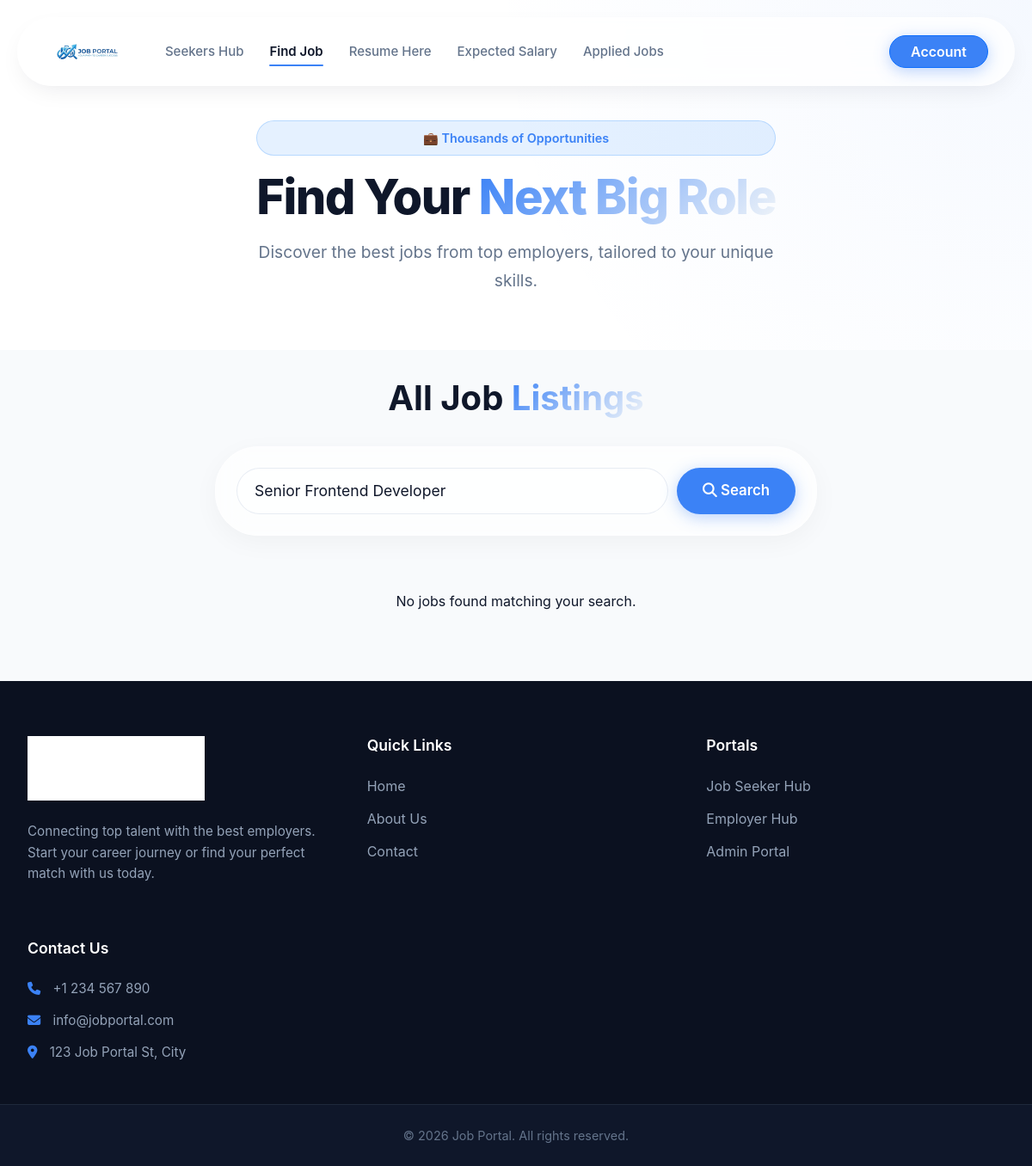
Page /jobseeker/joblist.php?title=Senior Frontend Developer on the earlier database version.
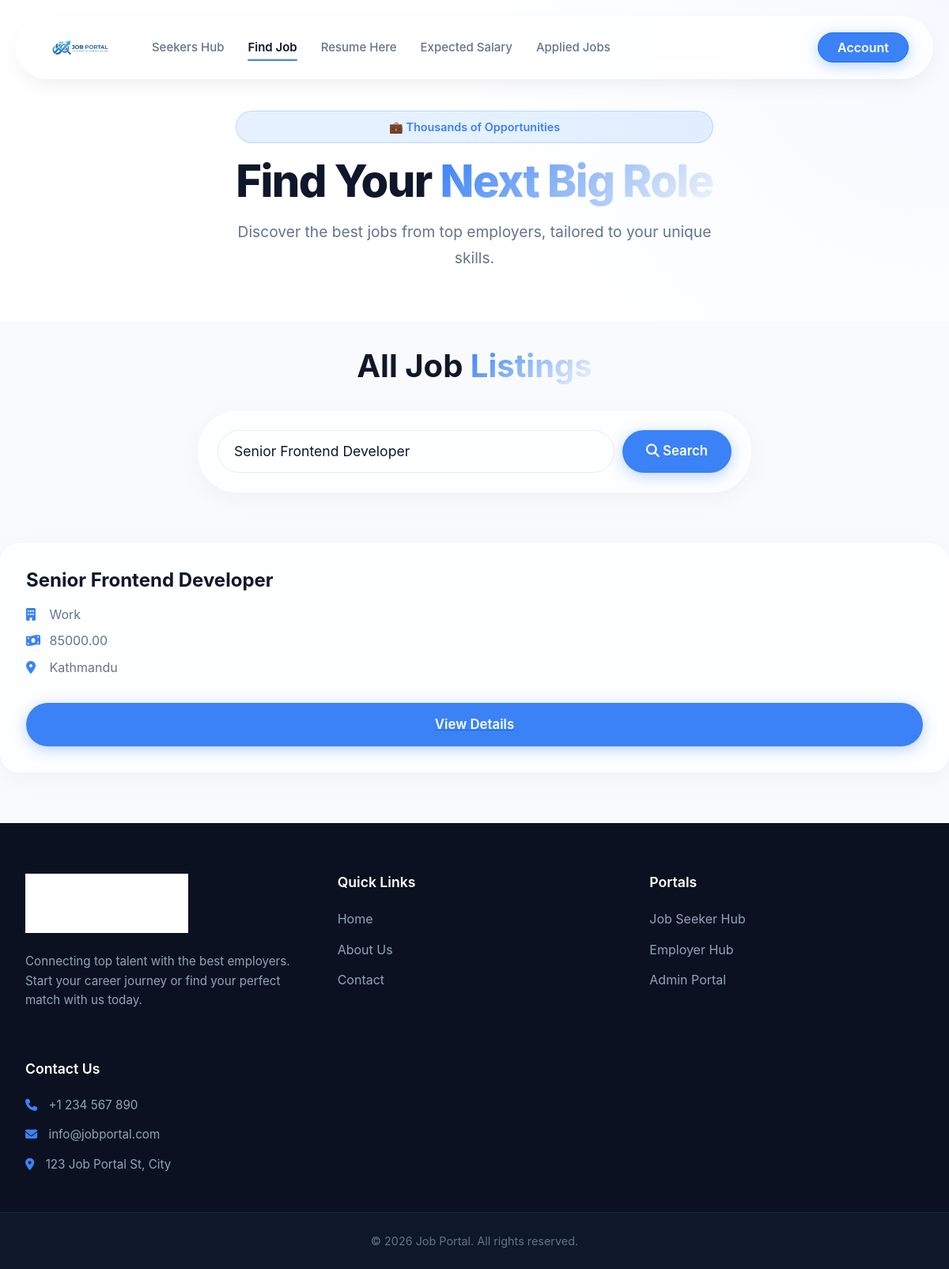
Same page on the later database version.
### tables this page shows
CREATE TABLE IF NOT EXISTS `job_postings` (
  `job_id` int NOT NULL AUTO_INCREMENT,
  `employer_id` int DEFAULT NULL,
  `title` varchar(255) DEFAULT NULL,
  `description` text,
  `requirements` text,
  `location` varchar(255) DEFAULT NULL,
  `salary` decimal(10,2) DEFAULT NULL,
  `date_posted` date DEFAULT NULL,
  `skills` varchar(255) DEFAULT NULL,
  `status` enum('open','close') DEFAULT NULL,
  `workexperience` int NOT NULL,
  PRIMARY KEY (`job_id`),
  KEY `employer_id` (`employer_id`)
);

CREATE TABLE IF NOT EXISTS `employerlogin` (
  `employer_id` int NOT NULL AUTO_INCREMENT,
  `Fullname_E` varchar(255) DEFAULT NULL,
  `Email_Address_E` varchar(255) DEFAULT NULL,
  `Password_E` varchar(255) DEFAULT NULL,
  `Location` varchar(255) DEFAULT NULL,
  `Contact` varchar(15) DEFAULT NULL,
  PRIMARY KEY (`employer_id`)
);

### jobseeker/joblist.php (the view, shortened to what the changed rows need)
<?php
include '../database_configure.php';
?>
<!DOCTYPE html>
<html lang="en">
<head>
    <link href="https://cdn.jsdelivr.net/npm/bootstrap@5.3.0/dist/css/bootstrap.min.css" rel="stylesheet">
    <link rel="stylesheet" href="../main-styles.css"/>
    <link rel="stylesheet" href="jobseeker-style.css"/>
    <link rel="stylesheet" href="https://cdnjs.cloudflare.com/ajax/libs/font-awesome/6.4.0/css/all.min.css">
</head>
<body>
    <section class="banner" style="padding-top: 140px; min-height: 40vh; padding-bottom: 4rem; justify-content: center; text-align: center;">
        <div class="banner-content" style="flex: none; padding-right: 0;">
            <h1 style="font-size: 3.5rem; font-weight: 800; margin-bottom: 1rem;">Find Your <span class="text-gradient">Next Big Role</span></h1>
        </div>
    </section>
    <div class="habt_container" style="display: block; max-width: 1200px; margin: 0 auto; padding-bottom: 4rem;">
        <div style="text-align: center; margin-bottom: 2rem; padding-top: 2rem;" id="recommednjobstyleq">
            <h2 style="font-size: 2.5rem; font-weight: 700; color: var(--text-main);">All Job <span class="text-gradient">Listings</span></h2>
        </div>
        <div class="category-grid">
            <?php
            $titleSearch = '';
            if (isset($_GET['title']) && !empty($_GET['title'])) {
                $titleSearch = mysqli_real_escape_string($conn, $_GET['title']);
            } elseif (isset($_GET['keyword']) && !empty($_GET['keyword'])) {
                $titleSearch = mysqli_real_escape_string($conn, $_GET['keyword']);
            }
            $fetch = "SELECT j.job_id, j.title, j.location, j.salary, j.status, j.skills, e.employer_id, e.Fullname_E
                    FROM job_postings AS j
                    JOIN employerlogin AS e
                    ON j.employer_id = e.employer_id
                    WHERE j.status = 1";
            if (!empty($titleSearch)) {
                $fetch .= " AND (j.title LIKE '%$titleSearch%' OR j.skills LIKE '%$titleSearch%')";
            }
            $queryfetch = mysqli_query($conn, $fetch);
            if (mysqli_num_rows($queryfetch) > 0) {
                while ($result = mysqli_fetch_assoc($queryfetch)) { ?>
                    <div class="glass-card buy" style="align-items: flex-start; text-align: left; padding: 2rem;">
                        <div style="margin-bottom: 1.5rem; width: 100%;">
                            <h3 style="font-size: 1.5rem; font-weight: 700; color: var(--text-main); margin-bottom: 1rem;"><?= htmlspecialchars($result['title']); ?></h3>
                            <p style="color: var(--text-muted); margin-bottom: 0.5rem;"><i class="fas fa-building" style="color: var(--primary-color); width: 25px;"></i> <?= htmlspecialchars($result['Fullname_E']); ?></p>
                            <p style="color: var(--text-muted); margin-bottom: 0.5rem;"><i class="fas fa-money-bill-wave" style="color: var(--primary-color); width: 25px;"></i> <?= htmlspecialchars($result['salary']); ?></p>
                            <p style="color: var(--text-muted); margin-bottom: 0.5rem;"><i class="fas fa-map-marker-alt" style="color: var(--primary-color); width: 25px;"></i> <?= htmlspecialchars($result['location']); ?></p>
                        </div>
                        <a href="job/<?= $result['job_id']; ?>/<?= urlencode(strtolower(str_replace(' ', '-', $result['title']))); ?>" class="w-100 banner-buttons" style="margin-top: auto;"><button class="btn-primary rounded-pill w-100">View Details</button></a>
                    </div>
                <?php }
            } else {
                echo "<p style='width: 100%; text-align: center;'>No jobs found matching your search.</p>";
            }
            ?>
        </div>
    </div>
    <?php include 'footer.php' ?>
</body>
</html>

Differences in the rows shown:
added job_postings: title "Senior Frontend Developer", employer.Fullname_E "Work", salary "85000.00", location "Kathmandu"
Other differences:
text no longer shown: "No jobs found matching your search."
